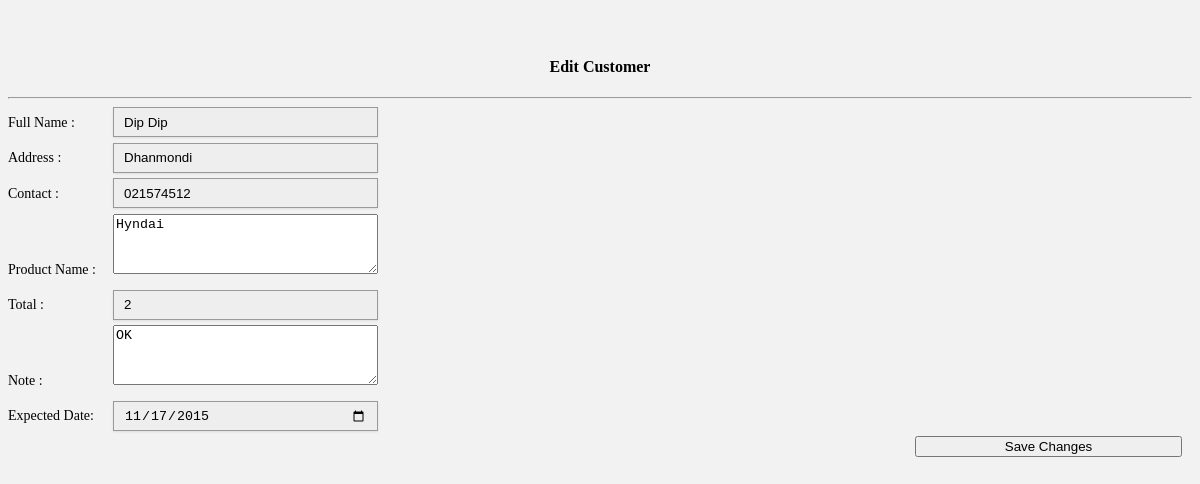
Screenshot of /main/editcustomer.php?id=1 with the database file from the repository.
### tables this page shows
CREATE TABLE IF NOT EXISTS `customer` (
  `customer_id` int(11) NOT NULL AUTO_INCREMENT,
  `customer_name` varchar(100) NOT NULL,
  `address` varchar(100) NOT NULL,
  `contact` varchar(100) NOT NULL,
  `membership_number` varchar(100) NOT NULL,
  `prod_name` varchar(550) NOT NULL,
  `expected_date` varchar(500) NOT NULL,
  `note` varchar(500) NOT NULL,
  PRIMARY KEY (`customer_id`)
);

### main/editcustomer.php (the view, shortened to what this page needs)
<?php
	include('../connect.php');
	$id=$_GET['id'];
	$result = $db->prepare("SELECT * FROM customer WHERE customer_id= :userid");
	$result->bindParam(':userid', $id);
	$result->execute();
	for($i=0; $row = $result->fetch(); $i++){
?>
<link href="../style.css" media="screen" rel="stylesheet" type="text/css" />
<form action="saveeditcustomer.php" method="post">
<center><h4><i class="icon-edit icon-large"></i> Edit Customer</h4></center>
<hr>
<div id="ac">
<span>Full Name : </span><input type="text" style="width:265px; height:30px;" name="name" value="<?php echo $row['customer_name']; ?>" /><br>
<span>Address : </span><input type="text" style="width:265px; height:30px;" name="address" value="<?php echo $row['address']; ?>" /><br>
<span>Contact : </span><input type="text" style="width:265px; height:30px;" name="contact" value="<?php echo $row['contact']; ?>" /><br>
<span>Product Name : </span><textarea style="width:265px; height:60px;" name="prod_name"><?php echo $row['prod_name']; ?></textarea><br>
<span>Total : </span><input type="text" style="width:265px; height:30px;" name="memno" value="<?php echo $row['membership_number']; ?>" /><br>
<span>Note : </span><textarea style="height:60px; width:265px;" name="note"><?php echo $row['note'];?></textarea><br>
<span>Expected Date: </span><input type="date" style="width:265px; height:30px;" name="date" value="<?php echo $row['expected_date']; ?>" placeholder="Date"/><br>
<div style="float:right; margin-right:10px;">
<button class="btn btn-success btn-block btn-large" style="width:267px;"><i class="icon icon-save icon-large"></i> Save Changes</button>
</div>
</div>
</form>
<?php
}
?>

### style.css (style rules this page uses)
#ac span { width: 95px; display: inline-block; font-size: 14px; margin-bottom: 12px; padding-right: 10px; }
input { border: 1px solid #999; background: #EEEEEE; padding: 10px; box-shadow:0 1px 2px #ddd; -moz-box-shadow:0 1px 2px #ddd; -webkit-box-shadow:0 1px 2px #ddd; }

### rows the page displays
customer: name "Dip Dip", address "Dhanmondi", contact "021574512", prod_name "Hyndai", memno "2", note "OK", date "11/17/2015"
